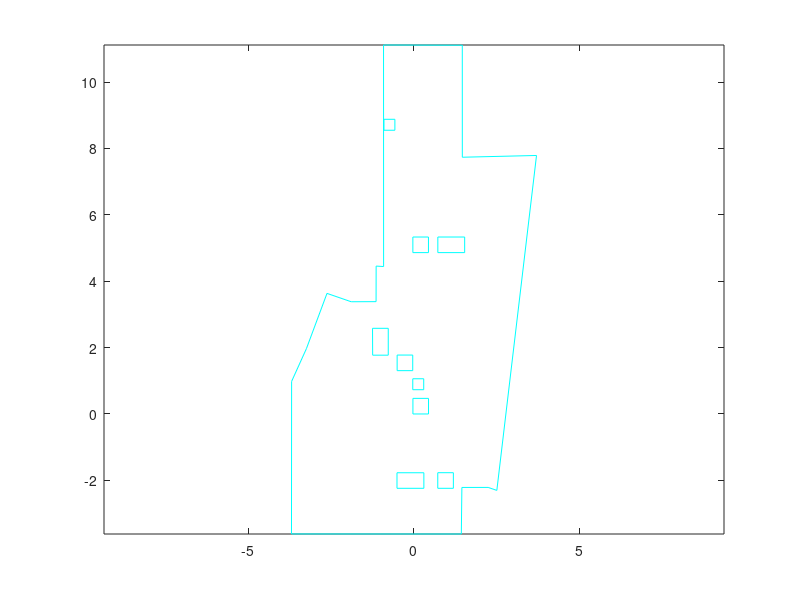

MATLAB code to generate this figure: (Note: this script raises an error after producing the figure.)
%%%%%%%%%%%%%%%%%%%%%%%%%%%%%%%%%%%%%%%%%%%%%%%%%%%%%%%%%%%
% COMS W4733 Computational Aspects of Robotics 2015
%
% Homework 4
%
% Team number: 24
% Team leader: Chia-Jung Lin (cl3295)
% Team members: Cheng Zhang (cz2398), Ming-Ching Chu (mc4107)
% 
%%%%%%%%%%%%%%%%%%%%%%%%%%%%%%%%%%%%%%%%%%%%%%%%%%%%%%%%%%%

% main function
function hw4_part1()
    global coordinates
    global dimension
    global n_total_vertices
    global start_point
    global goal_point
    global E_obstacles
    global figHandle
    global wall
    global xG
    global yG
    global dimG
    
    global vertex_list_x
    global vertex_list_y
    
    E_obstacles = [];
    n_total_vertices = 0;
    fileID = fopen('hw4_world_and_obstacles_convex.txt','r');
    formatSpec = '%f';
    coor_list = fscanf(fileID,formatSpec);
    N = coor_list(1)-1;
    idx = 2;
    dimension = zeros(1, N);
    coordinates = zeros(20, 2*N);
    
    % plot
    figHandle = figure;
    
    % store wall vertices somewhere else
    wall = [];
    m = coor_list(idx);
    idx = idx + 1;
    for i = 1:m
        wall = [wall; [coor_list(idx), coor_list(idx+1)]];
        idx = idx + 2;
    end
    
    for n = 1:N
        m = coor_list(idx);
        dimension(n) = m;
        for i = 1:m
            idx = idx + 1;
            coordinates(i, 1 + (n-1)*2) = coor_list(idx);
            
            idx = idx + 1;
            coordinates(i, 2 * n) = coor_list(idx);
            
            n_total_vertices = n_total_vertices + 1;
        end
        plot(coordinates(1:m, 1 + (n-1)*2), coordinates(1:m, 2 * n), 'c');
        hold on;
        plot([coordinates(1, 1 + (n-1)*2), coordinates(m, 1 + (n-1)*2)],...
            [coordinates(1, 2 * n), coordinates(m, 2 * n)], 'c');
        hold on;
        idx = idx + 1;
    end
    
    % wall
    x = wall(:, 1);
    y = wall(:, 2);
    plot(x,y,'c');
    hold on;
    plot([wall(end, 1), wall(1, 1)], [wall(end, 2), wall(1, 2)], 'c');
    hold on;
%     axis([-6 6 -4 12]);
    axis equal;

 
    figure(figHandle);
    
    %%%%%%%%%%%%%%%%%%%%%%
    % Grow Obstacles
    %%%%%%%%%%%%%%%%%%%%%%
    M = N;
    obs_dim = dimension(1:end);
    obs = coordinates(1:end,1:end);
    robot = [0,0;-0.35,0;-0.35,-0.35;0,-0.35];
    [Gobs,Gdim] = Obj_grow(obs,M,obs_dim,robot);
    for i = 1:M
        x = Gobs(1:Gdim(i),2*i-1);
        y = Gobs(1:Gdim(i),2*i);
        [xG{i}, yG{i}, dimG(i)] = convex_hull(x, y);
%         k{i} = convhull(x,y);
%         coor_x{i} = x(k{i});
%         coor_y{i} = y(k{i});
%         [xG{i},yG{i},dimG(i)] = removeP(coor_x{i},coor_y{i});
        xG{i} = xG{i} - 0.35/2;
        yG{i} = yG{i} - 0.35/2;
        plot(xG{i},yG{i},'k')
        hold on;
        plot([xG{i}(end), xG{i}(1)], [yG{i}(end), yG{i}(1)], 'k');
        hold on;        
    end
    axis([-6 6 -4 12]);
    axis equal;
     

    % add in start and goal
    fileID = fopen('hw4_start_goal.txt','r');
    formatSpec = '%f';
    start_end = fscanf(fileID,formatSpec);
    start_point = [start_end(1), start_end(2)];
    goal_point = [start_end(3), start_end(4)];
    plot(start_point(1), start_point(2),'*', 'MarkerEdgeColor','r', 'MarkerSize', 4);
    text(start_point(1), start_point(2),'start');
    hold on;
    plot(goal_point(1), goal_point(2), '*', 'MarkerEdgeColor','b', 'MarkerSize', 4);
    text(goal_point(1), goal_point(2),'goal');
    axis equal;
    camroll(90)
    
    % compute visibility graph
    [grown_vertex_n, V_graph] = build_vgraph();
    
    % shortest path
    path = dijkstra(V_graph, [grown_vertex_n + 1, grown_vertex_n + 2]);
    
    x = [];
    y = [];
    
    for p = 2:length(path)
        i = path(p-1);
        j = path(p);
        plot([vertex_list_x(i), vertex_list_x(j)],...
             [vertex_list_y(i), vertex_list_y(j)],'r');
        plot (vertex_list_x(j), vertex_list_y(j), 'r.');
        x = [x, vertex_list_x(j) - start_point(1)];
        y = [y, vertex_list_y(j) - start_point(2)];
    end
    x
    y
end

% N is the number of obstacle,obs_dim is array contains the dimension of
% each obstacle; obs and rob are vertices matrix
function [Gobs,Gdim] = Obj_grow(obs,N,obs_dim,rob)
% The vertice with coordinate (0,0) is the reference point
    rob_dim = length(rob);
    Gdim = obs_dim;
    Gobs = obs;
    rob = -rob;         % Flip
    for i = 1:N
        row = obs_dim(i)+1;
        for j = 1:obs_dim(i)
            for k = 2:rob_dim
                Gobs(row,2*i-1) = Gobs(j,2*i-1) + rob(k,1);
                Gobs(row,2*i) = Gobs(j,2*i) + rob(k,2);
                row = row+1;
                Gdim(i) = Gdim(i)+1;
            end
        end
    end
end

function [Rx,Ry,j] = removeP(x,y)
    dim = length(x);
    j = 1;
    vec_SS = [x(2)-x(1),y(2)-y(1)];
    vec_S = vec_SS;
    S = 1;
    for i = 2:dim
        vec = [x(i)-x(S),y(i)-y(S)];
        cosin = dot(vec,vec_S)/(norm(vec)*norm(vec_S));
        if(cosin == 1)
            continue;
        else
            Rx(j) = x(i-1);
            Ry(j) = y(i-1);
            j = j+1;
            S = i-1;
            vec_S = [x(i)-x(S),y(i)-y(S)];
        end
    end
    cosin = dot(vec_S,vec_SS)/(norm(vec_S)*norm(vec_SS));
    if cosin ~= 1
        Rx(j) = x(1);Ry(j) = y(1);
        j = j+1;
    end
    j = j-1;    
end

function [grown_vertex_n, V_graph] = build_vgraph()
    global dimension
    global vertex_list_x
    global vertex_list_y
    global start_point
    global goal_point
    global E_obstacles
    global figHandle
    global wall
    global xG
    global yG
    
    % pre-computations
     
    N = length(dimension);
    banned_list = [];
    vertex_list_x = [];
    vertex_list_y = [];
    
    idx = 0;
    for i = 1:N
        cx = xG{i};
        cy = yG{i};
        d = length(cx);

        vertex_list_x = [vertex_list_x, cx'];
        vertex_list_y = [vertex_list_y, cy'];
        
        for j = 1 : d - 1
            for k = j+1 : d
                E_obstacles = [E_obstacles; [idx + j, idx + k]];
            end
        end
        
        % check if grown vertex is inside the polygon of other obstacles
        for v = 1:d
            x = cx(v);
            y = cy(v);
            for ii = 1:N
                if ii == i
                    continue;
                end
                if inpolygon(x,y,xG{ii},yG{ii}) % vertex (idx+v) is not accessable
                    banned_list = [banned_list idx + v];
%                     plot (x, y, 'r*');
%                     hold on;
                end
            end
            
            % check if grown vertex is still inside walls (check diameter)
            if ~inpolygon(x - 0.35/2, y - 0.35/2, wall(:, 1)', wall(:, 2)') ||...
               ~inpolygon(x + 0.35/2, y + 0.35/2, wall(:, 1)', wall(:, 2)')
                banned_list = [banned_list idx + v];
%                 plot (x, y, 'r*');
%                 hold on;
            end
%             text(vertex_list_x(idx + v), vertex_list_y(idx + v), num2str(idx + v));
        end
        
        idx = idx + d;
        
    end
    
    % number of vertices that belong to obstacles
    grown_vertex_n = idx;
    
    % put start and goal points right behind obstacle points
    vertex_list_x = [vertex_list_x, start_point(1), goal_point(1)];
    vertex_list_y = [vertex_list_y, start_point(2), goal_point(2)];
    idx = idx + 2;
    
    % last, put in wall vertices
    d = size(wall, 1);
    idx = idx + 1;
    for i = 1:d
        vertex_list_x = [vertex_list_x, wall(i, 1)];
        vertex_list_y = [vertex_list_y, wall(i, 2)];
        if i > 1
            E_obstacles = [E_obstacles; [idx, idx - 1]];
        end
        idx = idx + 1;       
    end
    E_obstacles = [E_obstacles; [idx - 1, idx - d]];
    
    
    % initialize v graph
    V_graph = zeros(grown_vertex_n + 2, grown_vertex_n + 2);
    
    % if edge(i, j) doesn't intersect with obstacles, add edge(i, j) to
    % v_graph
    figure(figHandle);
    for i = 1 : grown_vertex_n + 2
       if any(i==banned_list)
           continue;
       end
       for j = i + 1 : grown_vertex_n + 2
           if any(j==banned_list)
            continue;
           end
           add = true;
           for k = 1:size(E_obstacles, 1)
               point1 = [vertex_list_x(E_obstacles(k, 1)), vertex_list_y(E_obstacles(k, 1))];
               point2 = [vertex_list_x(E_obstacles(k, 2)), vertex_list_y(E_obstacles(k, 2))];
               % has intersection
               if isIntersect([point1; point2], ...
                       [vertex_list_x(i), vertex_list_y(i);...
                        vertex_list_x(j), vertex_list_y(j)]) == true
                  add = false;
                  break;
               end              
           end
           if add
               V_graph(i, j) = norm([vertex_list_x(i)-vertex_list_x(j), ...
                                    vertex_list_y(i)-vertex_list_y(j)]);
               V_graph(j, i) = V_graph(i, j);
               plot([vertex_list_x(i), vertex_list_x(j)],...
                   [vertex_list_y(i), vertex_list_y(j)],...
                   'b');
               hold on;
           end
           
       end
    end
    
end
